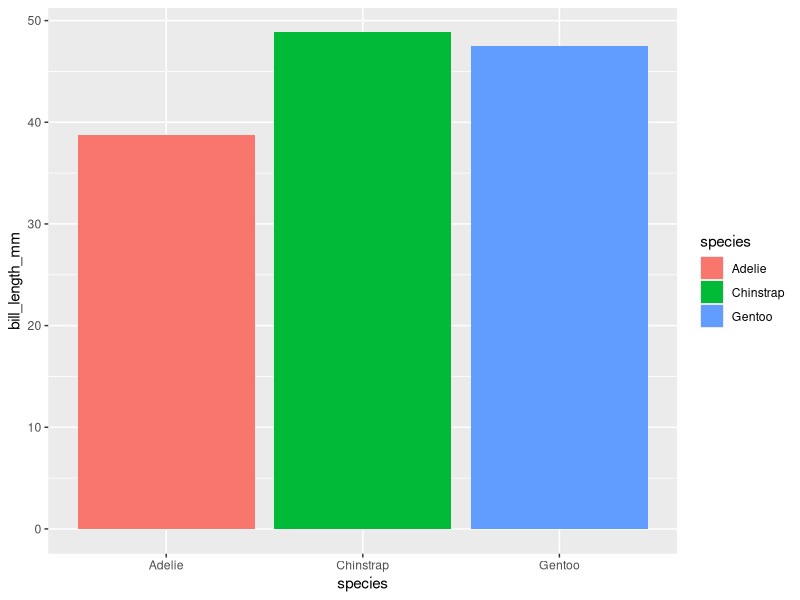
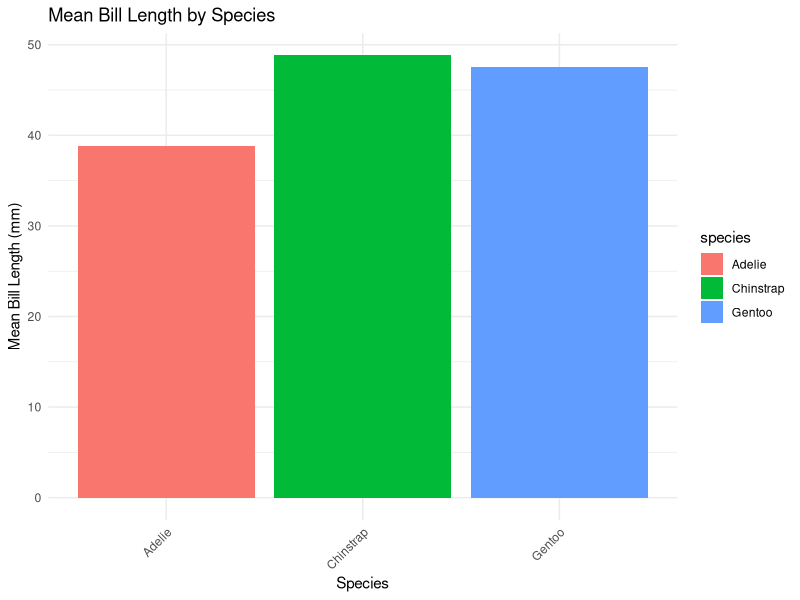

Generate these figures, in order, with R:

            library(ggplot2)
            library(palmerpenguins)
            built_answer <- tryCatch(
                {
                    set.seed(42)
                    ggplot(penguins, aes(x = species, y = bill_length_mm, fill = species)) + stat_summary(fun = mean, geom = "bar")
                    suppressWarnings(
                        if (!file.exists("/sandbox/figures/bill-length_species_mean_bar_stat_summary_answer.png")) {
                            ggsave(
                                width = 3,
                                height = 3,
                                "/sandbox/figures/bill-length_species_mean_bar_stat_summary_answer.png"
                            )
                        }
                    )
                    suppressWarnings(
                        ggplot_build(last_plot())
                    )
                },
                error = function(e) {
                    'ERROR'
                }
            )
            built_submission <- tryCatch(
                {
                    set.seed(42)
                    library(palmerpenguins)

ggplot(data = penguins, aes(x = species, y = bill_length_mm, fill = species)) +

  stat_summary(fun = mean, geom = "bar", position = position_dodge(width = 0.9)) +

  theme_minimal() +

  labs(title = "Mean Bill Length by Species", x = "Species", y = "Mean Bill Length (mm)") +

  theme(axis.text.x = element_text(angle = 45, hjust = 1))
                    suppressWarnings(
                        ggsave(
                            width = 3,
                            height = 3,
                            "figures/bill-length_species_mean_bar_stat_summary_submission_phi4mini.png"
                        )
                    )
                    suppressWarnings(
                        ggplot_build(last_plot())
                    )
                },
                error = function(e) {
                    'ERROR'
                }
            )
            cat(isTRUE(all.equal(built_answer, built_submission)))
        
